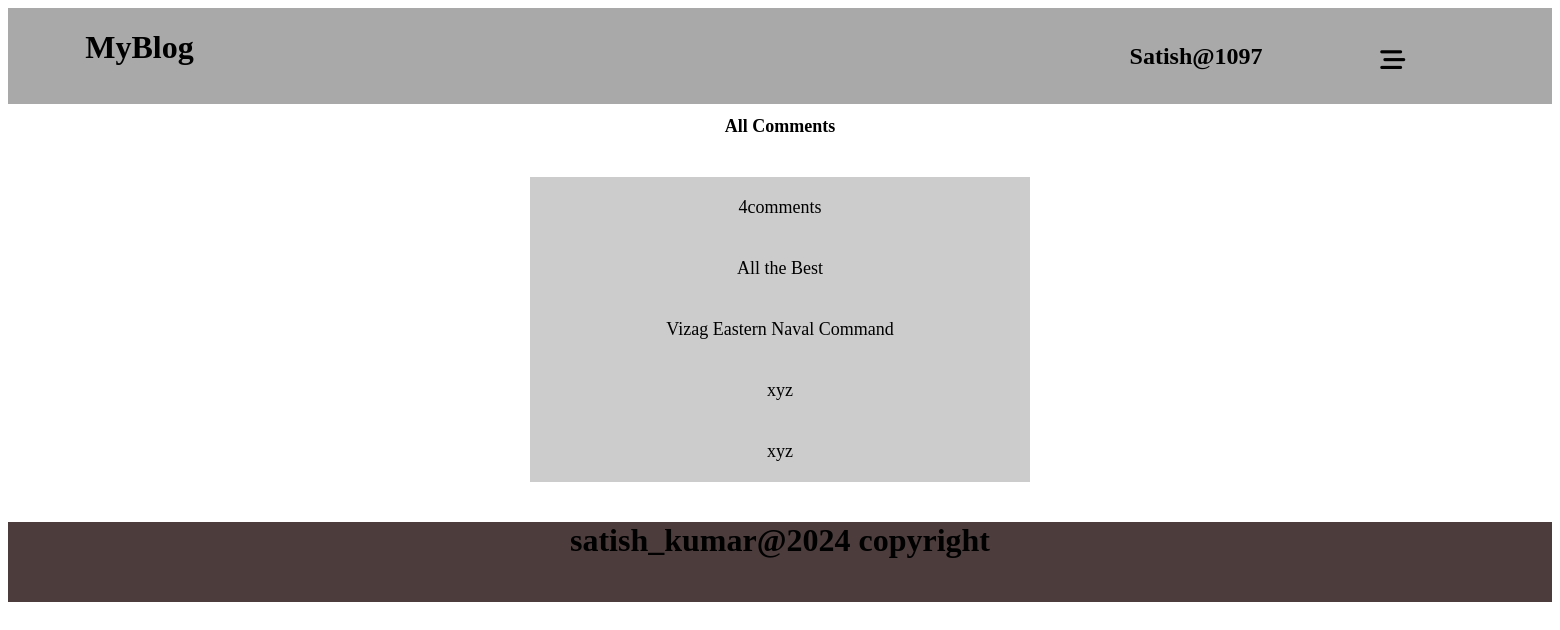
Page /viewcomment/1 (signed in) on the committed database.
### blog/models.py (models this page shows, shortened)
class Comment(models.Model):
    post=models.ForeignKey(Post,on_delete=models.CASCADE)
    author=models.ForeignKey(User,on_delete=models.CASCADE)
    text=models.CharField(max_length=1000)
    created_date=models.DateField(default=datetime.date.today)

### blog/views.py (the view)
# urls.py: path('viewcomment/<int:post_id>',views.viewcomment,name='viewcomment'),
def viewcomment(req,post_id):
    comments=Comment.objects.filter(post__id=post_id)
    comment_count=comments.count()
    return render(req,'Comments.html',{'comments':comments,'comment_count':comment_count})

### blog/templates/Comments.html
{% extends "base.html" %}
{% block container %}
<div class="comments">
    <h1>All Comments</h1>
    <div class="comment">
        <li>{{comment_count}}comments</li>
        {% for i in comments %}
        <li>{{i.text}}</li>
        {% endfor %}
    </div>
</div>
{% endblock %}

### blog/templates/base.html (shortened to what this page needs)
{% block header %}
{% load static %}
<!DOCTYPE html>
<html lang="en">
<head>
    <link rel="stylesheet" href="{% static 'css/style.css' %}">
</head>
<body>
    <div class="nav">
        <div class="logo">
            <h1>MyBlog</h1>
        </div>
        <div class="Account">
            {% if user.is_authenticated %}
            <h2>{{user.username}}</h2>
            <button onclick="openmenu()" ><i class="fa-solid fa-bars-staggered" id="icon"></i></button>
            {% else %}
            <a href="Register"><i class="fa-solid fa-user"></i></a>
            {% endif %}
        </div>
    </div>
    {% endblock header %}
    {% block container %}{% endblock container %}
    {% block footer %}
    <div class="footer">
    <h1>satish_kumar@2024 copyright</h1>
    </div>
</body>
</html>
{% endblock footer %}

### blog/static/css/style.css (style rules this page uses)
body { overflow-x: hidden; }
.nav { height: 12vh; width: 100%; background-color: darkgray; display: flex; justify-content: space-between; }
.nav .logo { margin-left: 5%; }
.nav .Account i { font-size: 25px; margin-top: 25px; margin-right: 100px; color: black; }
.nav .Account h2 { color: black; margin-right: 30px; }
.nav .Account { align-items: center; display: flex; justify-content: space-around; width: 30%; margin-left: 200px; }
.nav .Account button { border: 0px; outline: 0px; background-color: transparent; font-size: 25px; cursor: pointer; }
.nav .Account button i { margin-top: 10px; text-align: center; }
.footer { width: 100%; height: 10vh; background-color: #4c3c3c; text-align: center; }
.comments { width: 100%; background-color: #ffff; }
.comments h1 { font-size: 18px; text-align: center; }
.comments .comment { max-width: 500px; margin: 40px auto; background-color: #ccc; text-align: center; }
.comments .comment li { list-style: none; font-size: 18px; padding: 20px; }

### rows in the picture
Comment: text "All the Best"
Comment: text "Vizag Eastern Naval Command"
Comment: text "xyz"
Comment: text "xyz"

### other values in the picture
{{ user.username }} "Satish@1097"
{{ comment_count }} "4"
